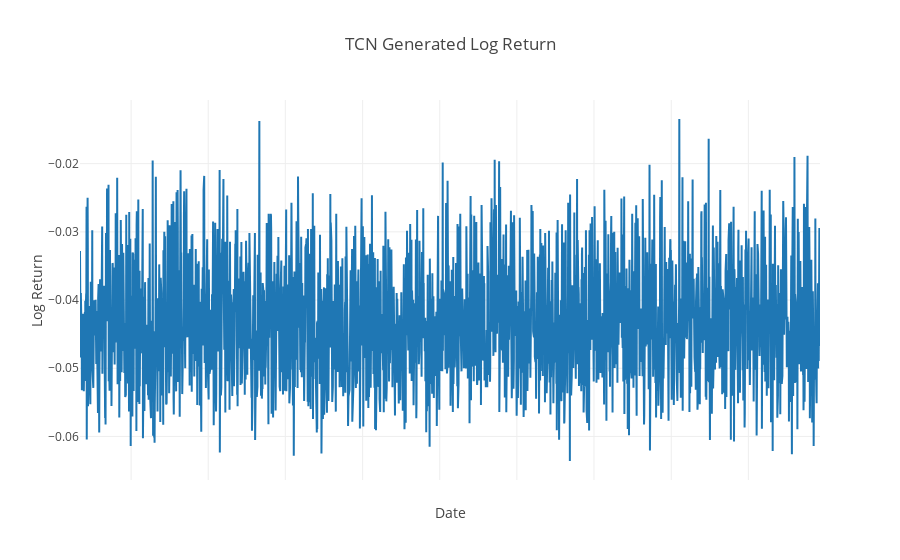

The cell this chart's notebook holds for it:
### Markdown cell above
# TCN Generated Log Return

### Code cell
data = pd.read_excel(data_dir+'/output.xlsx')

title = 'TCN Generated Log Return'

x_data = list(data['Date'])


y1= list(data['tcn'])

trace0 = go.Scatter(
    x = x_data,
    y = y1,
    name = 'tcn log return',
    line = dict(
        width = 2)
)


df = [trace0]

# Edit the layout
layout = dict(title = title,
              xaxis = dict(title = 'Date',showticklabels=False),
              yaxis = dict(title = 'Log Return'),
              )

fig = dict(data=df, layout=layout)
iplot(fig, filename='styled-line')

### Figure 1 — Plotly figure (JSON) as saved in the notebook; plotly's stock layout.template omitted (floating-point values rounded to 4 significant figures; data arrays with more than 128 entries replaced by an {"elided": "..."} marker saying what was removed)
{"data": [{"line": {"width": 2}, "name": "tcn log return", "type": "scatter", "uid": "f2e52965-4ad3-45d9-b251-9a4ed272f9de", "x": {"elided": "2417 str values"}, "y": {"elided": "2417 float values"}}], "layout": {"title": {"text": "TCN Generated Log Return"}, "xaxis": {"showticklabels": false, "title": {"text": "Date"}}, "yaxis": {"title": {"text": "Log Return"}}}}
